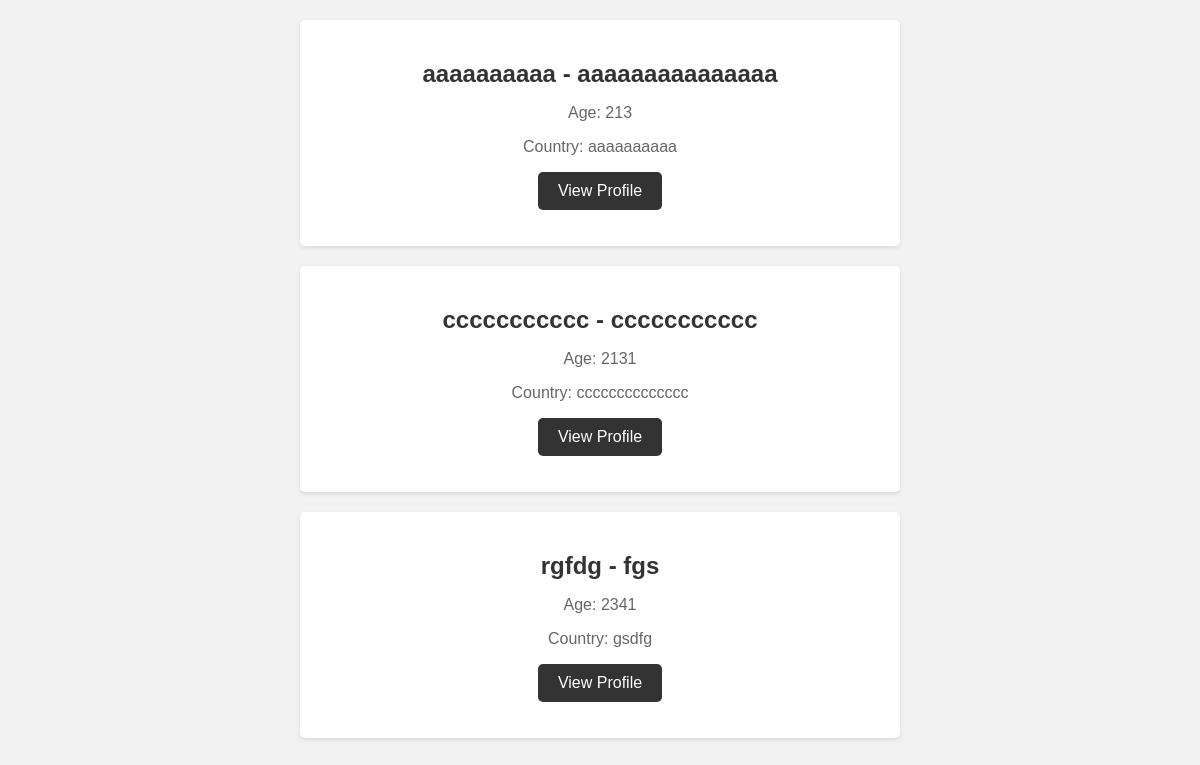
Page /jazz_singers/ on the committed database.
### Jazz/models.py (models this page shows, shortened)
class jazz_singer(models.Model):
    name = models.CharField(max_length=50)
    surname = models.CharField(max_length=50)
    age = models.PositiveIntegerField()
    big_award = models.CharField(max_length=50)
    country = models.CharField(max_length=50)
    description = models.TextField(null=True)
    def __str__(self) -> str:
        return f'{self.name} - {self.surname}'

### Jazz/views.py (the view)
# urls.py: path('', jazz_singers_page),
def jazz_singers_page(request):
    context = {'jazzers': jazz_singer.objects.all()}
    return render(request,
                  'jazz_singers.html',
                  context=context)

### templates/jazz_singers.html (shortened to what this page needs)
<!DOCTYPE html>
<html lang="en">
<head>
</head>
<body>
    <div class="container">
        {% for jazzer in jazzers %}
        <div class="jazzer-card">
            <h2 class="jazzer-name">{{ jazzer }}</h2>
            <p class="jazzer-details">Age: {{ jazzer.age }}</p>
            <p class="jazzer-details">Country: {{ jazzer.country }}</p>
            <p>
                <a href="/jazz_singers/{{ jazzer.id }}" class="profile-link">
                    View Profile
                </a>
            </p>
        </div>
        {% endfor %}
    </div>
</body>
</html>

### templates/jazz_singers.html (style rules this page uses)
body { background-color: #f2f2f2; font-family: Arial, sans-serif; margin: 0; padding: 20px; }
.container { max-width: 600px; margin: 0 auto; }
.jazzer-card { background-color: #fff; border-radius: 5px; box-shadow: 0 2px 4px rgba(0, 0, 0, 0.1); padding: 20px; margin-bottom: 20px; text-align: center; }
.jazzer-name { font-size: 24px; font-weight: bold; color: #333; margin-bottom: 10px; }
.jazzer-details { font-size: 16px; color: #666; margin-bottom: 5px; }
.profile-link { display: inline-block; background-color: #333; color: #fff; padding: 10px 20px; text-decoration: none; border-radius: 5px; transition: background-color 0.3s ease; }

### rows in the picture
jazz_singer: name+surname "aaaaaaaaaa - aaaaaaaaaaaaaaa", age "213", country "aaaaaaaaaa"
jazz_singer: name+surname "ccccccccccc - ccccccccccc", age "2131", country "cccccccccccccc"
jazz_singer: name+surname "rgfdg - fgs", age "2341", country "gsdfg"
